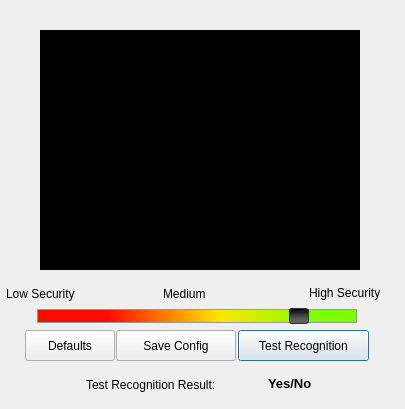
<?xml version="1.0" encoding="UTF-8"?>
<ui version="4.0">
 <class>faceTrainerAdvSettings</class>
 <widget class="QDialog" name="faceTrainerAdvSettings">
  <property name="windowModality">
   <enum>Qt::WindowModal</enum>
  </property>
  <property name="enabled">
   <bool>true</bool>
  </property>
  <property name="geometry">
   <rect>
    <x>0</x>
    <y>0</y>
    <width>405</width>
    <height>409</height>
   </rect>
  </property>
  <property name="minimumSize">
   <size>
    <width>405</width>
    <height>409</height>
   </size>
  </property>
  <property name="maximumSize">
   <size>
    <width>405</width>
    <height>409</height>
   </size>
  </property>
  <property name="windowTitle">
   <string>Advanced Settings</string>
  </property>
  <property name="windowIcon">
   <iconset resource="../../../graphics.qrc">
    <normaloff>:/data/ui/images/pfa-logo.png</normaloff>:/data/ui/images/pfa-logo.png</iconset>
  </property>
  <widget class="QLabel" name="label_2">
   <property name="geometry">
    <rect>
     <x>6</x>
     <y>284</y>
     <width>94</width>
     <height>20</height>
    </rect>
   </property>
   <property name="text">
    <string>Low Security</string>
   </property>
   <property name="scaledContents">
    <bool>true</bool>
   </property>
  </widget>
  <widget class="QLabel" name="label_4">
   <property name="geometry">
    <rect>
     <x>309</x>
     <y>283</y>
     <width>93</width>
     <height>20</height>
    </rect>
   </property>
   <property name="text">
    <string>High Security</string>
   </property>
   <property name="scaledContents">
    <bool>true</bool>
   </property>
  </widget>
  <widget class="QGraphicsView" name="webcamPreview">
   <property name="geometry">
    <rect>
     <x>40</x>
     <y>30</y>
     <width>320</width>
     <height>240</height>
    </rect>
   </property>
   <property name="maximumSize">
    <size>
     <width>320</width>
     <height>240</height>
    </size>
   </property>
   <property name="styleSheet">
    <string>background-color: rgb(0, 0, 0);</string>
   </property>
   <property name="frameShape">
    <enum>QFrame::NoFrame</enum>
   </property>
   <property name="frameShadow">
    <enum>QFrame::Plain</enum>
   </property>
   <property name="lineWidth">
    <number>0</number>
   </property>
   <property name="sceneRect">
    <rectf>
     <x>0.000000000000000</x>
     <y>0.000000000000000</y>
     <width>320.000000000000000</width>
     <height>240.000000000000000</height>
    </rectf>
   </property>
  </widget>
  <widget class="QPushButton" name="pb_tr">
   <property name="enabled">
    <bool>true</bool>
   </property>
   <property name="geometry">
    <rect>
     <x>238</x>
     <y>330</y>
     <width>131</width>
     <height>31</height>
    </rect>
   </property>
   <property name="text">
    <string>Test Recognition</string>
   </property>
  </widget>
  <widget class="QLabel" name="result">
   <property name="geometry">
    <rect>
     <x>268</x>
     <y>373</y>
     <width>71</width>
     <height>21</height>
    </rect>
   </property>
   <property name="font">
    <font>
     <pointsize>10</pointsize>
     <weight>75</weight>
     <bold>true</bold>
    </font>
   </property>
   <property name="text">
    <string>Yes/No</string>
   </property>
   <property name="scaledContents">
    <bool>true</bool>
   </property>
  </widget>
  <widget class="QLabel" name="result_2">
   <property name="geometry">
    <rect>
     <x>86</x>
     <y>375</y>
     <width>170</width>
     <height>20</height>
    </rect>
   </property>
   <property name="text">
    <string>Test Recognition Result:</string>
   </property>
   <property name="scaledContents">
    <bool>true</bool>
   </property>
  </widget>
  <widget class="QPushButton" name="pb_save">
   <property name="enabled">
    <bool>true</bool>
   </property>
   <property name="geometry">
    <rect>
     <x>116</x>
     <y>330</y>
     <width>120</width>
     <height>31</height>
    </rect>
   </property>
   <property name="text">
    <string>Save Config</string>
   </property>
  </widget>
  <widget class="QPushButton" name="pb_restore">
   <property name="enabled">
    <bool>true</bool>
   </property>
   <property name="geometry">
    <rect>
     <x>25</x>
     <y>330</y>
     <width>90</width>
     <height>31</height>
    </rect>
   </property>
   <property name="text">
    <string>Defaults</string>
   </property>
  </widget>
  <widget class="QSlider" name="percentage">
   <property name="geometry">
    <rect>
     <x>37</x>
     <y>301</y>
     <width>320</width>
     <height>31</height>
    </rect>
   </property>
   <property name="styleSheet">
    <string> QSlider::groove:horizontal {
	 
     border: 1px solid #999999;
     height: 12px; /* the groove expands to the size of the slider by default. by giving it a height, it has a fixed size */
     background: qlineargradient(spread:pad, x1:0.222, y1:0.591318, x2:0.928, y2:0.585, stop:0 rgba(255, 10, 0, 255), stop:0.494444 rgba(255, 231, 0, 255), stop:0.938889 rgba(122, 255, 0, 255));
     margin: 2px 0;
 }

 QSlider::handle:horizontal {
     background:  qlineargradient(spread:pad, x1:0.389, y1:0, x2:0.422, y2:0.698682, stop:0 rgba(0, 0, 0, 255), stop:1 rgba(94, 94, 94, 255));
     border: 1px solid #333333;
     width: 18px;
     margin: -2px 0; /* handle is placed by default on the contents rect of the groove. Expand outside the groove */
     border-radius: 3px;
 }

</string>
   </property>
   <property name="minimum">
    <number>1</number>
   </property>
   <property name="maximum">
    <number>90</number>
   </property>
   <property name="value">
    <number>76</number>
   </property>
   <property name="tracking">
    <bool>true</bool>
   </property>
   <property name="orientation">
    <enum>Qt::Horizontal</enum>
   </property>
   <property name="invertedAppearance">
    <bool>false</bool>
   </property>
   <property name="invertedControls">
    <bool>false</bool>
   </property>
   <property name="tickPosition">
    <enum>QSlider::TicksAbove</enum>
   </property>
   <property name="tickInterval">
    <number>10</number>
   </property>
  </widget>
  <widget class="QLabel" name="label_5">
   <property name="geometry">
    <rect>
     <x>163</x>
     <y>284</y>
     <width>71</width>
     <height>20</height>
    </rect>
   </property>
   <property name="text">
    <string>Medium</string>
   </property>
   <property name="scaledContents">
    <bool>true</bool>
   </property>
  </widget>
 </widget>
 <resources>
  <include location="../../../graphics.qrc"/>
 </resources>
 <connections/>
</ui>
